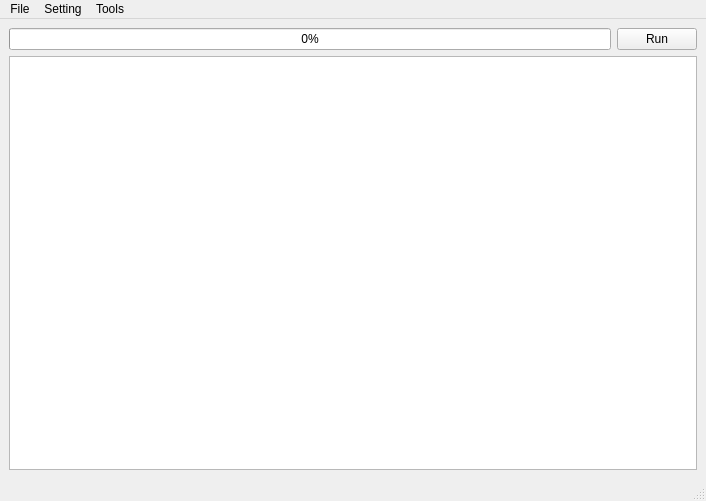
<?xml version="1.0" encoding="UTF-8"?>
<ui version="4.0">
 <class>MainWindow</class>
 <widget class="QMainWindow" name="MainWindow">
  <property name="geometry">
   <rect>
    <x>0</x>
    <y>0</y>
    <width>706</width>
    <height>501</height>
   </rect>
  </property>
  <property name="sizePolicy">
   <sizepolicy hsizetype="Expanding" vsizetype="Expanding">
    <horstretch>0</horstretch>
    <verstretch>0</verstretch>
   </sizepolicy>
  </property>
  <property name="windowTitle">
   <string>MainWindow</string>
  </property>
  <widget class="QWidget" name="centralwidget">
   <layout class="QGridLayout" name="gridLayout">
    <item row="0" column="0">
     <widget class="QProgressBar" name="progressBar">
      <property name="value">
       <number>0</number>
      </property>
     </widget>
    </item>
    <item row="0" column="1">
     <widget class="QPushButton" name="pushButton">
      <property name="text">
       <string>Run</string>
      </property>
     </widget>
    </item>
    <item row="1" column="0" colspan="2">
     <widget class="QGraphicsView" name="graphicsView">
      <property name="sizePolicy">
       <sizepolicy hsizetype="Expanding" vsizetype="Expanding">
        <horstretch>0</horstretch>
        <verstretch>0</verstretch>
       </sizepolicy>
      </property>
      <property name="dragMode">
       <enum>QGraphicsView::NoDrag</enum>
      </property>
     </widget>
    </item>
   </layout>
  </widget>
  <widget class="QMenuBar" name="menubar">
   <property name="geometry">
    <rect>
     <x>0</x>
     <y>0</y>
     <width>706</width>
     <height>22</height>
    </rect>
   </property>
   <widget class="QMenu" name="menuMain">
    <property name="title">
     <string>File</string>
    </property>
    <addaction name="actionOpen_folder"/>
    <addaction name="actionOpen_image"/>
    <addaction name="actionOpen_video"/>
    <addaction name="actionSave"/>
    <addaction name="separator"/>
    <addaction name="actionExit"/>
   </widget>
   <widget class="QMenu" name="menuSetting">
    <property name="title">
     <string>Setting</string>
    </property>
    <widget class="QMenu" name="menuDevice">
     <property name="title">
      <string>Device</string>
     </property>
     <addaction name="actionCPU"/>
     <addaction name="actionGPU"/>
    </widget>
    <addaction name="actionModel"/>
    <addaction name="menuDevice"/>
   </widget>
   <widget class="QMenu" name="menuTools">
    <property name="title">
     <string>Tools</string>
    </property>
    <addaction name="actionTerminal"/>
   </widget>
   <addaction name="menuMain"/>
   <addaction name="menuSetting"/>
   <addaction name="menuTools"/>
  </widget>
  <widget class="QStatusBar" name="statusbar"/>
  <action name="actionOpen_image">
   <property name="checkable">
    <bool>false</bool>
   </property>
   <property name="text">
    <string>Open image</string>
   </property>
  </action>
  <action name="actionSave">
   <property name="text">
    <string>Save</string>
   </property>
  </action>
  <action name="actionExit">
   <property name="text">
    <string>Exit</string>
   </property>
  </action>
  <action name="actionModel">
   <property name="text">
    <string>Model</string>
   </property>
  </action>
  <action name="actionCPU">
   <property name="checkable">
    <bool>true</bool>
   </property>
   <property name="checked">
    <bool>true</bool>
   </property>
   <property name="text">
    <string>CPU</string>
   </property>
  </action>
  <action name="actionGPU">
   <property name="checkable">
    <bool>true</bool>
   </property>
   <property name="text">
    <string>GPU</string>
   </property>
  </action>
  <action name="actionOpen_folder">
   <property name="text">
    <string>Open folder</string>
   </property>
  </action>
  <action name="actionOpen_video">
   <property name="text">
    <string>Open video</string>
   </property>
  </action>
  <action name="actionTerminal">
   <property name="text">
    <string>Terminal</string>
   </property>
  </action>
 </widget>
 <resources/>
 <connections/>
</ui>
